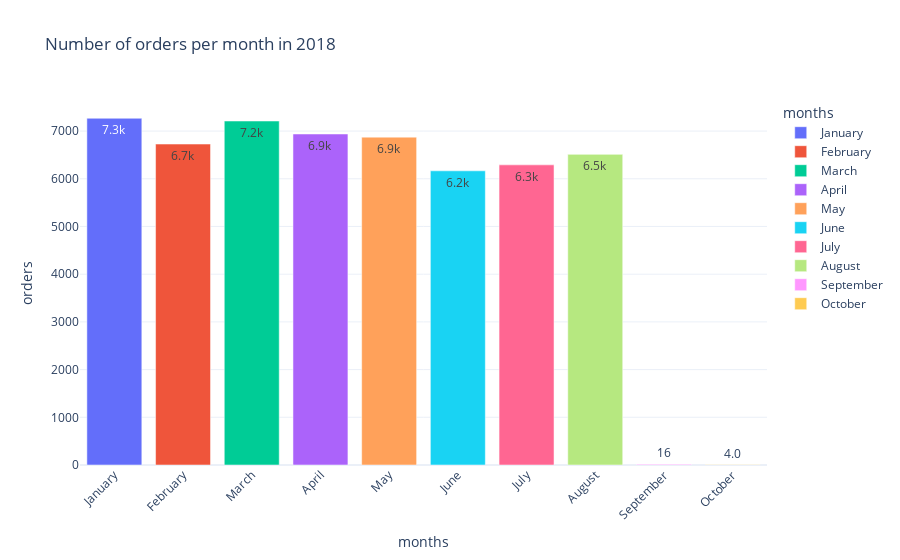

The cell this chart's notebook holds for it:
### Code cell
orders_2018 = pd.read_sql_query("""
SELECT 
    MONTHNAME(order_purchase_timestamp) AS months, 
    COUNT(order_id) AS orders
FROM 
    orders 
WHERE 
    YEAR(order_purchase_timestamp) = 2018 
GROUP BY 
    months, 
    MONTH(order_purchase_timestamp)
ORDER BY 
    MONTH(order_purchase_timestamp)""", conn)
orders_2018
df1= pd.DataFrame(orders_2018)
fig= px.bar(df1, x="months", y="orders", text="orders", color="months", title="Number of orders per month in 2018")
fig.update_traces(texttemplate="%{text:.2s}", textposition="auto")
fig.update_layout(uniformtext_minsize=8)
fig.update_layout(xaxis_tickangle=-45)

fig

### Figure 1 — Plotly figure (JSON) as saved in the notebook; plotly's stock layout.template omitted (floating-point values rounded to 4 significant figures)
{"data": [{"alignmentgroup": "True", "hovertemplate": "months=%{x}<br>orders=%{text}<extra></extra>", "legendgroup": "January", "marker": {"color": "#636efa", "pattern": {"shape": ""}}, "name": "January", "offsetgroup": "January", "orientation": "v", "showlegend": true, "text": [7269], "textposition": "auto", "texttemplate": "%{text:.2s}", "type": "bar", "x": ["January"], "xaxis": "x", "y": [7269], "yaxis": "y"}, {"alignmentgroup": "True", "hovertemplate": "months=%{x}<br>orders=%{text}<extra></extra>", "legendgroup": "February", "marker": {"color": "#EF553B", "pattern": {"shape": ""}}, "name": "February", "offsetgroup": "February", "orientation": "v", "showlegend": true, "text": [6728], "textposition": "auto", "texttemplate": "%{text:.2s}", "type": "bar", "x": ["February"], "xaxis": "x", "y": [6728], "yaxis": "y"}, {"alignmentgroup": "True", "hovertemplate": "months=%{x}<br>orders=%{text}<extra></extra>", "legendgroup": "March", "marker": {"color": "#00cc96", "pattern": {"shape": ""}}, "name": "March", "offsetgroup": "March", "orientation": "v", "showlegend": true, "text": [7211], "textposition": "auto", "texttemplate": "%{text:.2s}", "type": "bar", "x": ["March"], "xaxis": "x", "y": [7211], "yaxis": "y"}, {"alignmentgroup": "True", "hovertemplate": "months=%{x}<br>orders=%{text}<extra></extra>", "legendgroup": "April", "marker": {"color": "#ab63fa", "pattern": {"shape": ""}}, "name": "April", "offsetgroup": "April", "orientation": "v", "showlegend": true, "text": [6939], "textposition": "auto", "texttemplate": "%{text:.2s}", "type": "bar", "x": ["April"], "xaxis": "x", "y": [6939], "yaxis": "y"}, {"alignmentgroup": "True", "hovertemplate": "months=%{x}<br>orders=%{text}<extra></extra>", "legendgroup": "May", "marker": {"color": "#FFA15A", "pattern": {"shape": ""}}, "name": "May", "offsetgroup": "May", "orientation": "v", "showlegend": true, "text": [6873], "textposition": "auto", "texttemplate": "%{text:.2s}", "type": "bar", "x": ["May"], "xaxis": "x", "y": [6873], "yaxis": "y"}, {"alignmentgroup": "True", "hovertemplate": "months=%{x}<br>orders=%{text}<extra></extra>", "legendgroup": "June", "marker": {"color": "#19d3f3", "pattern": {"shape": ""}}, "name": "June", "offsetgroup": "June", "orientation": "v", "showlegend": true, "text": [6167], "textposition": "auto", "texttemplate": "%{text:.2s}", "type": "bar", "x": ["June"], "xaxis": "x", "y": [6167], "yaxis": "y"}, {"alignmentgroup": "True", "hovertemplate": "months=%{x}<br>orders=%{text}<extra></extra>", "legendgroup": "July", "marker": {"color": "#FF6692", "pattern": {"shape": ""}}, "name": "July", "offsetgroup": "July", "orientation": "v", "showlegend": true, "text": [6292], "textposition": "auto", "texttemplate": "%{text:.2s}", "type": "bar", "x": ["July"], "xaxis": "x", "y": [6292], "yaxis": "y"}, {"alignmentgroup": "True", "hovertemplate": "months=%{x}<br>orders=%{text}<extra></extra>", "legendgroup": "August", "marker": {"color": "#B6E880", "pattern": {"shape": ""}}, "name": "August", "offsetgroup": "August", "orientation": "v", "showlegend": true, "text": [6512], "textposition": "auto", "texttemplate": "%{text:.2s}", "type": "bar", "x": ["August"], "xaxis": "x", "y": [6512], "yaxis": "y"}, {"alignmentgroup": "True", "hovertemplate": "months=%{x}<br>orders=%{text}<extra></extra>", "legendgroup": "September", "marker": {"color": "#FF97FF", "pattern": {"shape": ""}}, "name": "September", "offsetgroup": "September", "orientation": "v", "showlegend": true, "text": [16], "textposition": "auto", "texttemplate": "%{text:.2s}", "type": "bar", "x": ["September"], "xaxis": "x", "y": [16], "yaxis": "y"}, {"alignmentgroup": "True", "hovertemplate": "months=%{x}<br>orders=%{text}<extra></extra>", "legendgroup": "October", "marker": {"color": "#FECB52", "pattern": {"shape": ""}}, "name": "October", "offsetgroup": "October", "orientation": "v", "showlegend": true, "text": [4], "textposition": "auto", "texttemplate": "%{text:.2s}", "type": "bar", "x": ["October"], "xaxis": "x", "y": [4], "yaxis": "y"}], "layout": {"autosize": true, "barmode": "relative", "legend": {"title": {"text": "months"}, "tracegroupgap": 0}, "title": {"text": "Number of orders per month in 2018"}, "uniformtext": {"minsize": 8}, "xaxis": {"anchor": "y", "autorange": true, "categoryarray": ["January", "February", "March", "April", "May", "June", "July", "August", "September", "October"], "categoryorder": "array", "domain": [0, 1], "range": [-0.5, 9.5], "tickangle": -45, "title": {"text": "months"}, "type": "category"}, "yaxis": {"anchor": "x", "autorange": true, "domain": [0, 1], "range": [0, 7652.0], "title": {"text": "orders"}, "type": "linear"}}}
